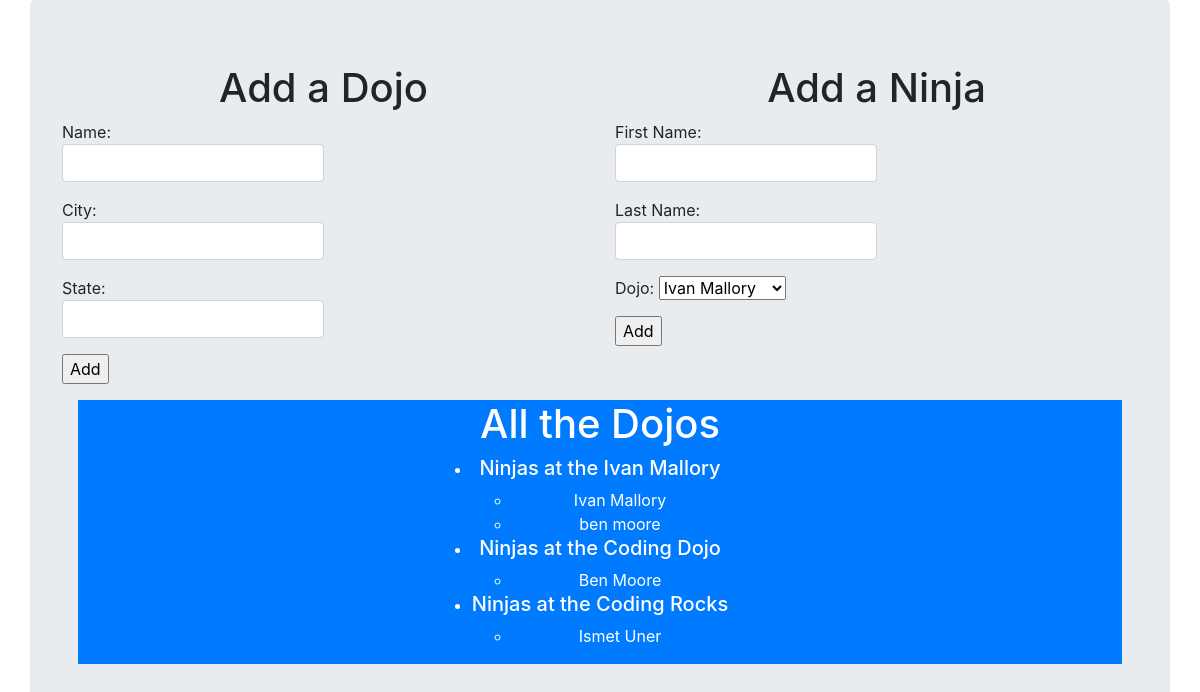
The page / on the database its author committed.
### app.py (models this page shows, shortened)
class Dojo(db.Model):
    __tablename__ = "dojos"
    id = db.Column(db.Integer, primary_key=True)
    name = db.Column(db.String(45))
    city = db.Column(db.String(45))
    state = db.Column(db.String(45))
    created_at = db.Column(db.DateTime, server_default=func.now())
    updated_at = db.Column(db.DateTime, server_default=func.now(), onupdate=func.now())

class Ninja(db.Model):
    __tablename__ = "ninjas"
    id = db.Column(db.Integer, primary_key=True)
    first_name = db.Column(db.String(45))
    last_name = db.Column(db.String(45))
    dojos_id = db.Column(db.Integer, db.ForeignKey("dojos.id"))
    dojo = db.relationship("Dojo", foreign_keys=[dojos_id], backref="ninjas", cascade="all")
    created_at = db.Column(db.DateTime, server_default=func.now())
    updated_at = db.Column(db.DateTime, server_default=func.now(), onupdate=func.now())

### app.py (the view)
@app.route('/')
def index():
    all_dojos = Dojo.query.all()
    return render_template("index.html", all_dojos = all_dojos)

### templates/index.html (shortened to what this page needs)
<!DOCTYPE html>
<html lang="en">
<head>
    <link rel="stylesheet" href="https://stackpath.bootstrapcdn.com/bootstrap/4.4.1/css/bootstrap.min.css">
</head>
<body>
    <div class="container jumbotron">
        <div class="row">
            <div class="col">
                <h1 class="text-center">Add a Dojo</h1>
                <form action="/add_dojo" method="POST">
                    <p>Name: <input class="form-control w-50" type="text" name="name"></p>
                    <p>City: <input class="form-control w-50" type="text" name="city"></p>
                    <p>State: <input class="form-control w-50" type="text" name="state"></p>
                    <input type="submit" value="Add">
                </form>
            </div>
            <div class="col">
                <h1 class="text-center">Add a Ninja</h1>
                <form action="/add_ninja" method="POST">
                    <p>First Name: <input class="form-control w-50" type="text" name="first_name"></p>
                    <p>Last Name: <input class="form-control w-50" type="text" name="last_name"></p>
                    <p>Dojo:
                        <select name="dojo">
                            {% for dojo in all_dojos %}
                            <option value="{{dojo.id}}">{{dojo['name']}}</option>
                            {% endfor %}
                        </select>
                    </p>
                    <input type="submit" value="Add">
                </form>
            </div>
        </div>
        <div class="row bg-primary text-white m-3">
            <div class="col text-center">
                <h1 class="text-center">All the Dojos</h1>
                <ul class="text-center d-inline-block p-0">
                    {% for dojo in all_dojos %}
                    <li>
                        <h5>Ninjas at the {{dojo['name']}}</h5>
                        <ul>
                            {% for ninja in dojo.ninjas %}
                            <li><span>{{ninja['first_name']}} {{ninja['last_name']}}</span></li>
                            {% endfor %}
                        </ul>
                    </li>
                    {% endfor %}
                </ul>
            </div>
        </div>
    </div>
</body>
</html>

### rows shown on the page
Dojo: name "Ivan Mallory"
Ninja: first_name "Ivan", last_name "Mallory"
Ninja: first_name "ben", last_name "moore"
Dojo: name "Coding Dojo"
Ninja: first_name "Ben", last_name "Moore"
Dojo: name "Coding Rocks"
Ninja: first_name "Ismet", last_name "Uner"

### other values the page prints
form field dojo "Ivan Mallory"
